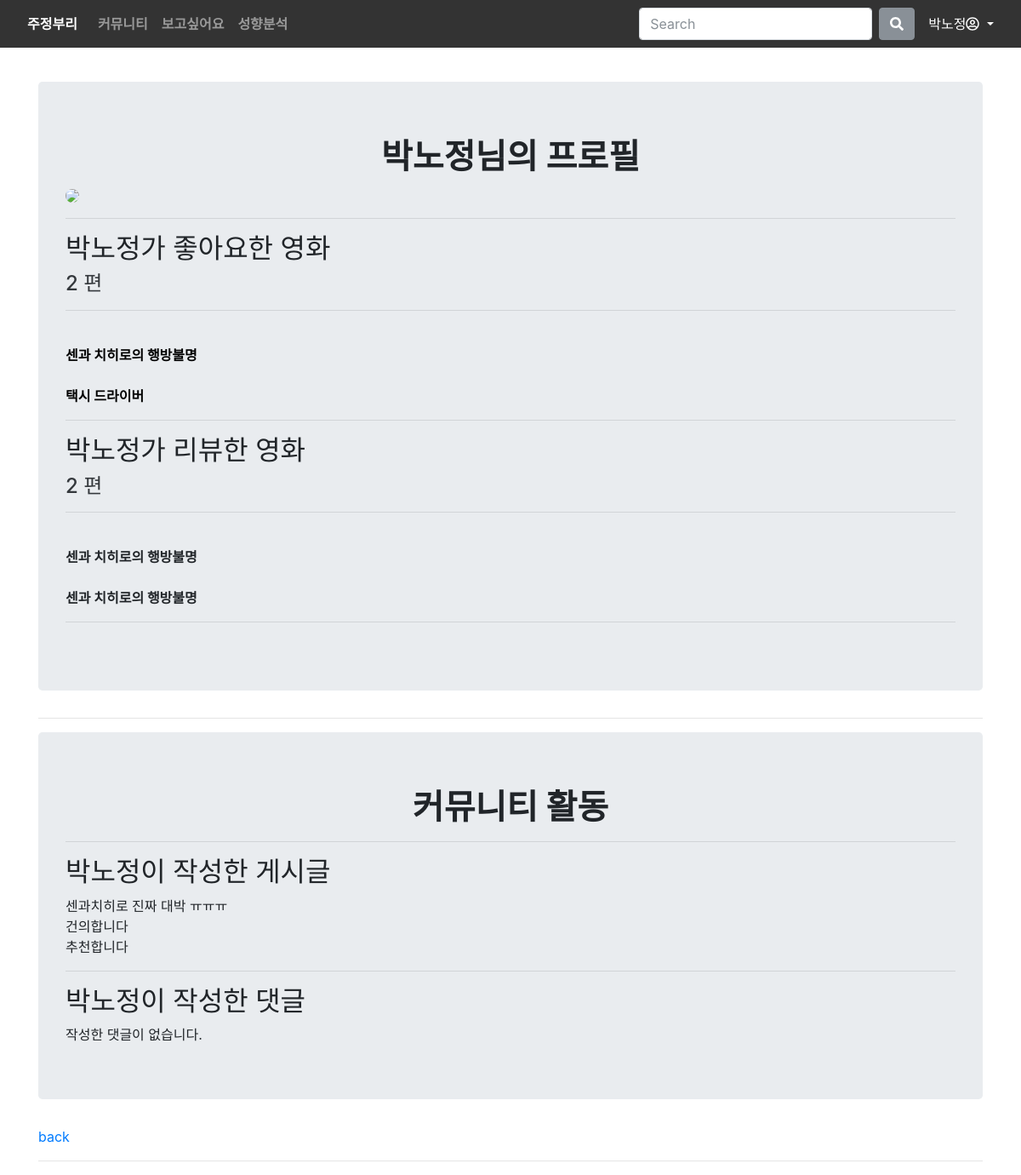
The app's page /accounts/박노정/ (signed in), older data.
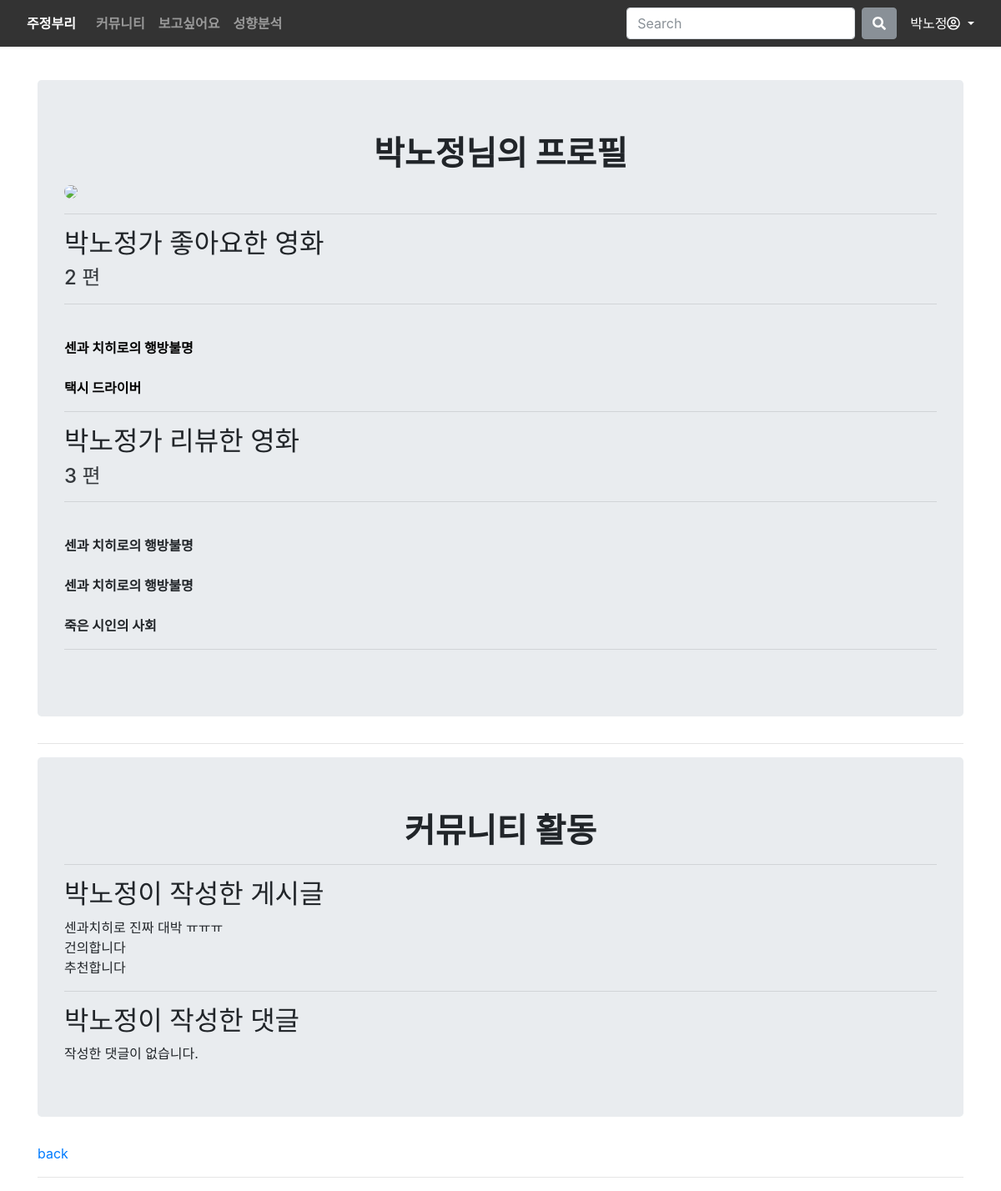
The same page, newer data.
### movies/models.py (models this page shows)
class Movie(models.Model):
    adult = models.BooleanField()
    genres = models.CharField(max_length=200)
    popularity = models.IntegerField()
    original_language = models.CharField(max_length=200)
    original_title = models.CharField(max_length=200)
    poster_path = models.TextField()
    title = models.CharField(max_length=200)
    vote_average = models.IntegerField()
    vote_count = models.IntegerField()
    overview = models.TextField()
    release_date = models.DateField()
    video = models.CharField(max_length=500)
    like_users = models.ManyToManyField(settings.AUTH_USER_MODEL, related_name='like_movies', blank=True)

class Review(models.Model):
    star = models.IntegerField()
    content = models.TextField()
    star = models.IntegerField()
    created_at = models.DateTimeField(auto_now_add = True)
    updated_at = models.DateTimeField(auto_now = True)
    movie = models.ForeignKey(Movie, on_delete=models.CASCADE)
    user = models.ForeignKey(settings.AUTH_USER_MODEL, on_delete=models.CASCADE)

### accounts/models.py (models this page shows)
class User(AbstractUser):
    pass

### community/models.py (models this page shows)
class Article(models.Model):
    title= models.CharField(max_length=100)
    content = models.TextField()
    created_at = models.DateTimeField(auto_now_add=True)
    updated_at = models.DateTimeField(auto_now=True)
    user = models.ForeignKey(settings.AUTH_USER_MODEL, on_delete=models.CASCADE)
    purpose = models.IntegerField()

### accounts/views.py (the view)
# urls.py: path('<username>/', views.profile, name='profile'),
@login_required
def profile(request, username):
    person = get_object_or_404(get_user_model(), username=username)
    context = {
        'person': person,
    }
    return render(request, 'accounts/profile.html', context)

### accounts/templates/accounts/profile.html (shortened to what this page needs)
{% extends 'base.html' %}
{% block content %}
{% load static %}
<div class="jumbotron">
  <h1 class="text-center"><strong>{{ person.username }}님의 프로필</strong></h1>
  <img class="img " src="{% static '/ssunho.jpg'%}" class="rounded float-left">
  <hr>
  <h2>{{ person.username }}가 좋아요한 영화</h2>
  <h4 style="opacity: 0.9;"> {{ person.like_movies.all|length }} 편 </h4>
  <hr>
  {% for movie in person.like_movies.all %}
    <br>
    <a href="{% url "movies:movie_detail" movie.pk%}" style="color:black"><strong>{{ movie.title }}</strong></a>
    <br>
  {% empty%}
    <div><strong>좋아요한 영화가 없습니다.</strong> </div>
  {% endfor %}
  <hr>
  <h2>{{ person.username }}가 리뷰한 영화</h2>
  <h4 style="opacity: 0.9;">{{ person.review_set.all|length }} 편</h4>
  <hr>
  {% for review in person.review_set.all %}
    <br>
    <div><strong>{{ review.movie.title }}</strong></div>
  {% empty%}
    <div><strong>리뷰한 영화가 없습니다.</strong> </div>
  {% endfor %}
  <hr>
</div>
<hr>
<div class="jumbotron">
  <h1 class="text-center"><strong>커뮤니티 활동</strong></h1>
  <hr>
  <h2>{{ person.username }}이 작성한 게시글</h2>
  {% for article in person.article_set.all %}
    <div>{{ article.title }}</div>
  {% empty %}
    <div> 작성한 글이 없습니다. </div>
  {% endfor %}
  <hr>
  <h2>{{ person.username }}이 작성한 댓글</h2>
  {% for comment in person.comment_set.all %}
    <div>{{  comment.content }}</div>
    {% empty %}
    <div> 작성한 댓글이 없습니다. </div>
  {% endfor %}
</div>
<a href="{% url 'community:index' %}">back</a>
<hr>
{% endblock  %}

### final_pjt/templates/base.html (shortened to what this page needs)
<!DOCTYPE html>
<html lang="en">
<head>
  {% load static %}
  <link rel="stylesheet" href="https://cdn.jsdelivr.net/npm/bootstrap@4.5.3/dist/css/bootstrap.min.css">
</head>
<body>
<nav class="fixed-top navbar navbar-expand-lg navbar-dark" style='background-color: black'>
  <a class="nav-link active text-white" href="{% url 'movies:first' %}"><strong>주정부리</strong></a>
  <div class="collapse navbar-collapse" id="navbarSupportedContent">
    <ul class="navbar-nav mr-auto">
      {% if request.user.is_superuser %}
      <li class="nav-item">
        <a class="nav-link" href="http://127.0.0.1:8000/admin/">관리자</a>
      </li>
      <li class="nav-item">
        <a class="nav-link" href="{% url 'community:index' %}">커뮤니티</a>
      </li>
      <li class="nav-item">
        <a class="nav-link" href="{% url 'movies:movie_list' %}">보고싶어요</a>
      </li>
      <li class="nav-item">
        <a class="nav-link" href="{% url 'movies:movie_mbti' %}">성향분석</a>
      </li>
      {% elif request.user.is_authenticated %}
      <li class="nav-item">
        <a class="nav-link" href="{% url 'community:index' %}"><strong>
        커뮤니티</strong></a>
      </li>
      <li class="nav-item">
        <a class="nav-link" href="{% url 'movies:movie_list' %}">
        <strong>보고싶어요</strong></a>
      </li>
            <li class="nav-item">
        <a class="nav-link" href="{% url 'movies:movie_mbti' %}"><strong>성향분석</strong></a>
      </li>
      {% endif %}
    </ul>
    <form action="{% url 'movies:movie_search' %}" class="form-inline my-2 my-lg-0" method='GET'>
      <input class='form-control mr-sm-2' type="search" placeholder='Search' aria-label='Search' name='q'>
      <button class='btn btn-secondary my-2 my-sm-0' type='submit'><i class='fas fa-search'></i></button>
    </form>
    {% if request.user.is_authenticated %}
    <form class="form-inline">
      <div class="nav-item dropdown">
        <a class="nav-link dropdown-toggle text-white" href="#" id="navbarDropdown" role="button" data-toggle="dropdown" aria-haspopup="true" aria-expanded="false">
          {{request.user.username}}<i class="far fa-user-circle"></i>
        </a>
      </div>
  </form>
  {% endif %}
  </div>
</nav>
<div class='container mt-5 pt-5 '>
    {% block content  %}
    {% endblock  %}
 </div>
</body>
</html>

Row changes from the older to the newer data that the page shows:
computed for User "박노정": review_set.all|length "2" → "3"
added Review: movie "죽은 시인의 사회"
